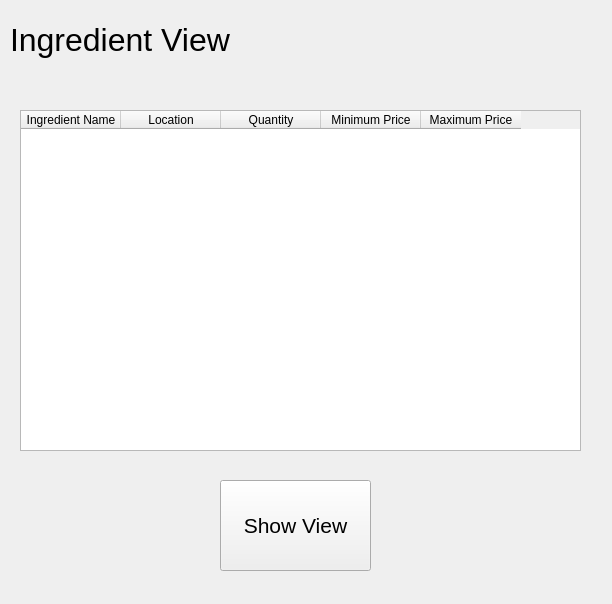
<?xml version="1.0" encoding="UTF-8"?>
<ui version="4.0">
 <class>Form</class>
 <widget class="QWidget" name="Form">
  <property name="geometry">
   <rect>
    <x>0</x>
    <y>0</y>
    <width>612</width>
    <height>604</height>
   </rect>
  </property>
  <property name="windowTitle">
   <string>Form</string>
  </property>
  <widget class="QLabel" name="label">
   <property name="geometry">
    <rect>
     <x>10</x>
     <y>10</y>
     <width>291</width>
     <height>61</height>
    </rect>
   </property>
   <property name="text">
    <string>&lt;html&gt;&lt;head/&gt;&lt;body&gt;&lt;p&gt;&lt;span style=&quot; font-size:24pt;&quot;&gt;Ingredient View&lt;/span&gt;&lt;/p&gt;&lt;/body&gt;&lt;/html&gt;</string>
   </property>
   <property name="margin">
    <number>3</number>
   </property>
  </widget>
  <widget class="QTableWidget" name="tableWidget">
   <property name="geometry">
    <rect>
     <x>20</x>
     <y>110</y>
     <width>561</width>
     <height>341</height>
    </rect>
   </property>
   <property name="alternatingRowColors">
    <bool>false</bool>
   </property>
   <property name="columnCount">
    <number>5</number>
   </property>
   <column>
    <property name="text">
     <string>Ingredient Name</string>
    </property>
   </column>
   <column>
    <property name="text">
     <string>Location</string>
    </property>
   </column>
   <column>
    <property name="text">
     <string>Quantity</string>
    </property>
   </column>
   <column>
    <property name="text">
     <string>Minimum Price</string>
    </property>
   </column>
   <column>
    <property name="text">
     <string>Maximum Price</string>
    </property>
   </column>
  </widget>
  <widget class="QPushButton" name="tableButton">
   <property name="geometry">
    <rect>
     <x>220</x>
     <y>480</y>
     <width>151</width>
     <height>91</height>
    </rect>
   </property>
   <property name="font">
    <font>
     <pointsize>16</pointsize>
    </font>
   </property>
   <property name="text">
    <string>Show View</string>
   </property>
  </widget>
 </widget>
 <resources/>
 <connections/>
</ui>
